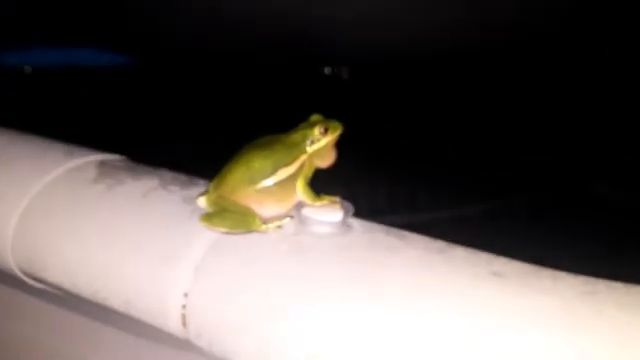
#> input picture frame 126 of Project/hough_examples_frog/frog_example.mp4, 640 x 360 px, given in place of video_batch_01.mp4, which was not available
$ jupyter execute --allow-errors AirSacTracking_lara_testing.ipynb   (text cells are left out)
#> lines starting #> are read from the running program, lines starting #| are printed output that depends on the picture; after the words box and inside, x2 and y2 are one past the last pixel; in counts of white or black regions, pixels touching at a corner belong together; pictures that were not available may be replaced by others from this repository, and a replacement may not be noted
[cell 1]
# import the necessary packages
import numpy as np
import argparse
import cv2
import pandas as pd
from skimage import io, feature, color, measure, draw, img_as_float
import numpy as np
import csv
import random2
import statistics
import scipy
from scipy import signal
from scipy.signal import savgol_filter
import matplotlib.pyplot as plt

#resused code from
#https://pyimagesearch.com/2014/07/21/detecting-circles-images-using-opencv-hough-circles/
#https://stackoverflow.com/questions/31705355/how-to-detect-circlular-region-in-images-and-centre-it-with-python

#> (a cell that did not finish here is left out)

[cell 3]
# preprocessing, choosing a roi on the tracking results of 50 random samples from input file

#https://github.com/patchy631/machine-learning/blob/main/computer_vision/cv2_edge_detection.ipynb

videofolder= '../Video/'
videofilename = 'June16_20.mp4'
# Opens the Video file
cap = cv2.VideoCapture(videofolder+videofilename)
totalFrames = cap.get(cv2.CAP_PROP_FRAME_COUNT)

frameWidth = cap.get(cv2.CAP_PROP_FRAME_WIDTH)
frameHeight = cap.get(cv2.CAP_PROP_FRAME_HEIGHT)
fps = cap.get(cv2.CAP_PROP_FPS)   #fps = frames per second


#set up empty output dataframe
column_names = ['x','y', 'r', 'frame'] # what do we need to save from this?
df_round_1 = pd.DataFrame(columns = column_names)

# initialize parameters for pre-processing (used in cv2.convertScaleAbs)
alpha = 2 #1.5
beta = 20 #30

#croppedFrame = frame[int(roi[1]): int(roi[1]+roi[3]),
#                     int(roi[0]):int(roi[0]+roi[2])]

#we define a sequence of 50 ints first, with random numbers of "totalFrames" using sample() because that is sampling without replacement
# then we loop over that list of numbers
# we need an if to check, whether there is >= 50 frames in the video

vector = range(0, int(totalFrames), 1)
#> (the rest of this cell did not finish here and is left out)

[cell 4]
videofolder= '../Video/'
videofilename = 'June16_20.mp4'
# Opens the Video file
cap = cv2.VideoCapture(videofolder+videofilename)
frameWidth = cap.get(cv2.CAP_PROP_FRAME_WIDTH)
frameHeight = cap.get(cv2.CAP_PROP_FRAME_HEIGHT)
fps = cap.get(cv2.CAP_PROP_FPS)   #fps = frames per second

#output video
out = cv2.VideoWriter('./Output/output_'+videofilename,cv2.VideoWriter_fourcc(*'MP4V'), fps,
                      (int(frameWidth), int(frameHeight)))
out_2 = cv2.VideoWriter('./Output/output_processed_'+videofilename,cv2.VideoWriter_fourcc(*'MP4V'), fps,
                      (int(frameWidth), int(frameHeight)))
#set up empty output dataframe
column_names = ['frame','roi_x1','roi_y1','roi_x2', 'roi_y2', # info on region of interest for repetability
                'x','y', 'r', 'inputvideo','input_id',                    # actual results
                'alpha', 'beta',                              # values of brightness and contrast pre processing
                'dp', 'minDist', 'param1', 'param2', 'minRadius',' maxRadius'] # parameters of hough circle transform
df = pd.DataFrame(columns = column_names)

#initialize iterator
i=0
# initialize parameters for pre-processing (used in cv2.convertScaleAbs)
alpha = 2 #1.5
beta = 20 #30

# ROI, define a region of interest by mouse click on the first frame
#ret,frame = cap.read()
    # select ROI
#roi  = cv2.selectROI('select the area', frame)

# order of parameters saved as roi with cv2.selectROI [Top_Left_X, Top_Left_Y, Width, Height]
#roi = [821, 351, 612, 488]       # if you want to re run a particular roi, input the roi values here

#croppedFrame = frame[int(roi[1]): int(roi[1]+roi[3]),
#                     int(roi[0]):int(roi[0]+roi[2])]

#> (the rest of this cell did not finish here and is left out)

[cell 5]
#smoothing of x,y and r of circles
# https://docs.scipy.org/doc/scipy/reference/generated/scipy.signal.filtfilt.html
#read raw data
videofolder= '../Video/'
videofilename = 'June16_20.mp4'
filename =  'airsacradius_results_' + videofilename + '.csv'
#> (the rest of this cell did not finish here and is left out)

#> (a cell that did not finish here is left out)

[cell 7]
# to do:

#save smoothed parameters in a way, that per row ( i.e. per frame) framenr and videoname are saved in the
# format of the manually tracked ones: framenr_1_framevid_June09_01.jpeg
# --> delete the jpeg part in the manully tracked ones, built the name for the saving by pasting it together

#'framenr_' + i + '_framevid_' + videofilename

#something like that, check whether it has to be i-1, because of how python indexes and how we start counting

[cell 8]
videofolder= '../Video/'
videofilename = 'video_batch_01.mp4'

column_names = ['frame','x','y', 'r', 'inputfile',                                    # actual results
                'alpha', 'beta','canny_min', 'canny_max','erode_it_1','erode_it_2',   # values of brightness and contrast pre processing
                'param2']                                                             # parameters of hough circle transform


# constants (define parameters for HoughTransform outside of function to be able to save and manipulate easier)
dp = 1
minDist = 10000
param1 = 10
# param2 is defined in loops
minRadius = 5
maxRadius = 250

# set up dataframe to save results
global df
df = pd.DataFrame(columns = column_names)

# loops for different parameter combinations
for alpha in [0.5,1,1.5,2]:
#for alpha in [0.5]:
    for beta in [10,20,30,40,50,60]:
    #for beta in [10]:
        for canny_min in [5,10,15,20,25,30]:
        #for canny_min in [5]:
            for canny_max in [30,35,40,45,50,55,60]:
            #for canny_max in [30]:
                for erode_it_1 in [6,7,8,9,10,11,12]:
                #for erode_it_1 in [10]:
                    for erode_it_2 in [2,3,4,5,6]:
                    #for erode_it_2 in [2]:
                        for param2 in [5,10,15,20]:
                            # Opens the Video file
                            cap = cv2.VideoCapture(videofolder+videofilename)
                            frameWidth = cap.get(cv2.CAP_PROP_FRAME_WIDTH)
                            frameHeight = cap.get(cv2.CAP_PROP_FRAME_HEIGHT)
                            fps = cap.get(cv2.CAP_PROP_FPS)   #fps = frames per second
                            #initialize iterator
                            i=0
                            while(cap.isOpened()):
                                ret, frame = cap.read()
#> frame is the input picture: shape (360, 640, 3); mean B, G, R 86.7, 91, 98.5
                                if ret == False:
                                    break
                                ############################detect circles
                                output=frame.copy()
                                # transform to grayscale image only using the roi part of the image
                                gray = cv2.cvtColor(frame, cv2.COLOR_BGR2GRAY)
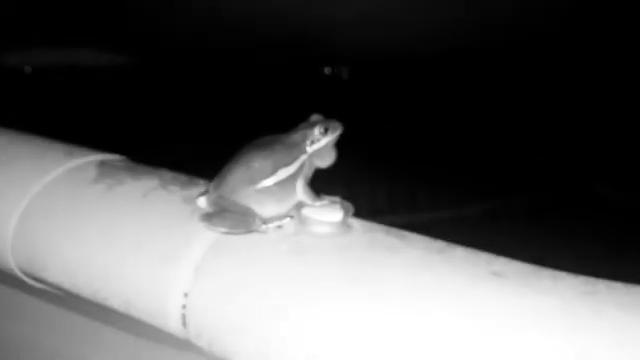
#> gray: shape (360, 640); min 0, max 255, mean 92.8
                                output_gray=gray.copy()
                                # increasing brightness and contrast
                                gray_light = cv2.convertScaleAbs(gray, alpha=alpha, beta=beta)
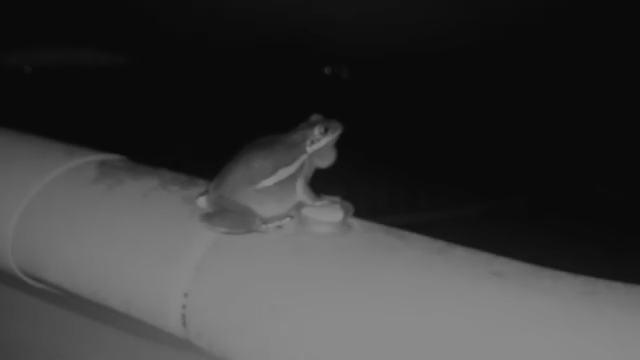
#> gray_light: shape (360, 640); min 10, max 138, mean 56.4
                                # apply GuassianBlur to reduce noise. medianBlur is also added for smoothening, reducing noise.
                                gray = cv2.GaussianBlur(gray_light,(11,11),0)
                                gray = cv2.medianBlur(gray, 19)
                                ##thresholded edge contouring
                                hist = cv2.equalizeHist(gray)
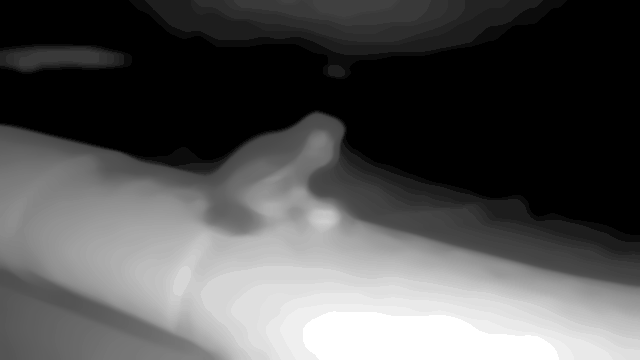
#> hist: shape (360, 640); min 0, max 255, mean 83.1
                                gamma = 2
                                invGamma = 1/gamma
                                table = np.array([((i / 255.0) ** invGamma) * 255
                                                  for i in np.arange(0, 256)]).astype("uint8")
                                gamm = cv2.LUT(hist, table, hist)
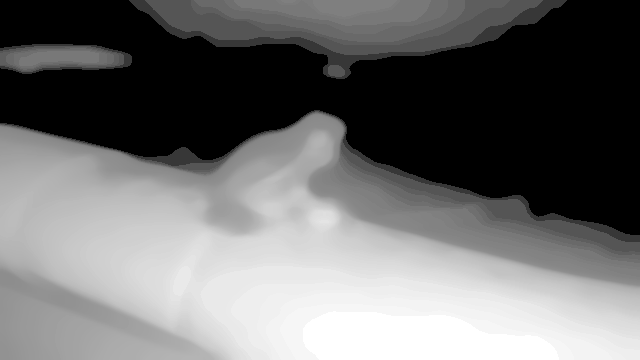
#> gamm: shape (360, 640); min 0, max 255, mean 110.1
                                #submitted = cv2.Canny(gamm, 10, 50)            # why is minVal bigger than maxValue? original code was (gamm, 20, 10)
                                submitted = cv2.Canny(gamm, canny_min, canny_max)
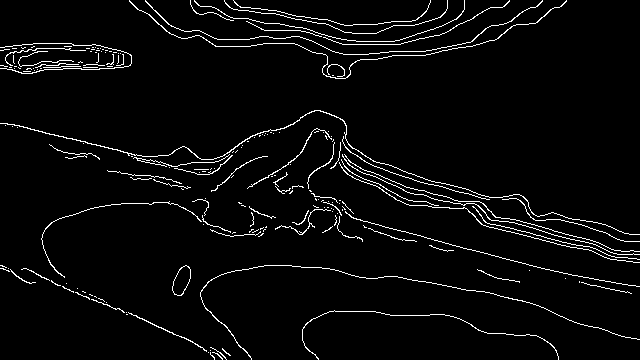
#> submitted: shape (360, 640); 3.8% white in thin lines or dots
                                submitted = cv2.GaussianBlur(submitted,(7,7),0)
                                submitted = cv2.threshold(submitted, 25, 255, cv2.THRESH_BINARY)[1]
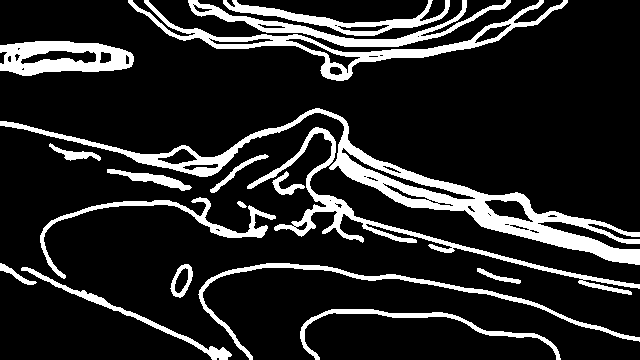
#> submitted: shape (360, 640); 15.4% white; 18 white regions, largest, box (x1, y1, x2, y2) and area: (0, 108, 640, 265) 10498, (128, 0, 568, 81) 4251, (247, 127, 640, 295) 3989
                                submitted = cv2.dilate(submitted, None, iterations=9)
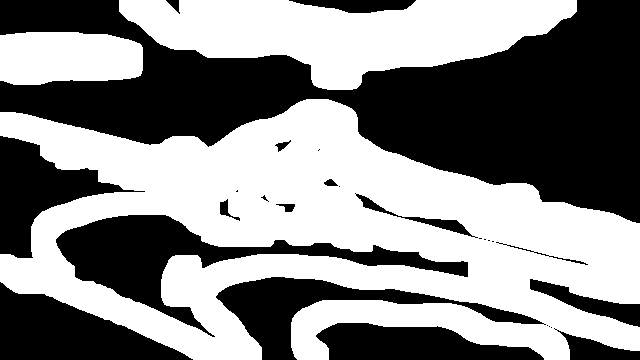
#> submitted: shape (360, 640); 52.8% white; 27 black regions (11 under 20 px), largest, box (x1, y1, x2, y2) and area: (0, 0, 640, 223) 63751, (56, 215, 468, 337) 12116, (0, 282, 193, 360) 8148
                                #submitted = cv2.erode(submitted, None, iterations=10)
                                submitted = cv2.erode(submitted, None, iterations=erode_it_1)
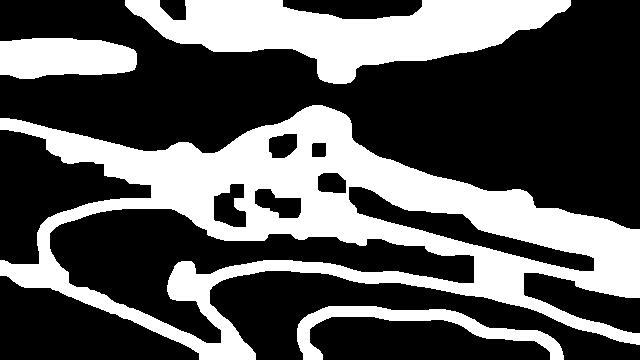
#> submitted: shape (360, 640); 35% white; 4 white regions, box (x1, y1, x2, y2) and area: (0, 105, 640, 360) 53064, (125, 0, 571, 84) 19173, (0, 38, 137, 79) 4703, (297, 306, 564, 360) 3697
                                submitted = cv2.GaussianBlur(submitted,(7,7),0)
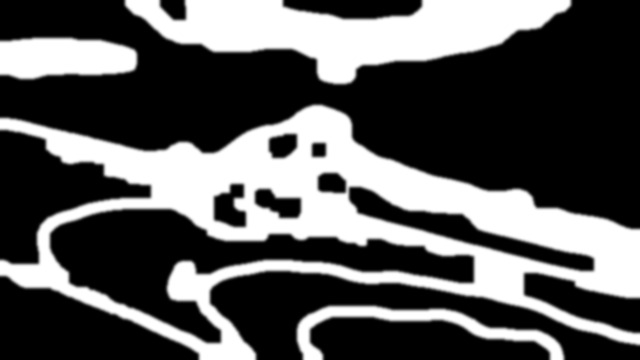
#> submitted: shape (360, 640); min 0, max 255, mean 89.2
                                #submitted = cv2.erode(submitted, None, iterations=4)
                                submitted = cv2.erode(submitted, None, iterations=erode_it_2)
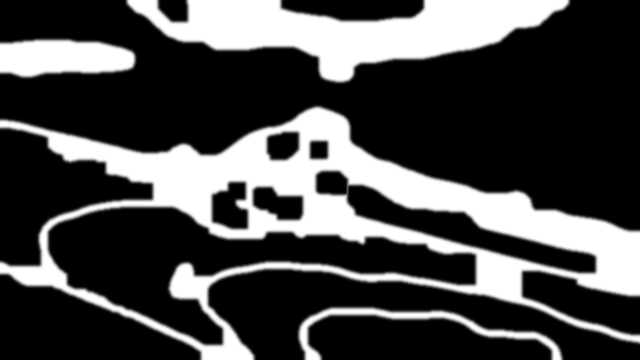
#> submitted: shape (360, 640); min 0, max 255, mean 73.5

                                #track demicircles (note original prototype values: dp = 1, minDist = 10000, param1=1, param2=10, minRadius = 5, maxRadius= 250)
                                circles = cv2.HoughCircles(submitted, cv2.HOUGH_GRADIENT,
                                                           dp = dp,minDist = minDist,
                                                           param1 = param1,param2 = param2,
                                                           minRadius = minRadius, maxRadius = maxRadius)
#> circles = [[227.5, 162.5, 181.8]]

                                if circles is not None:
                                    circles = np.round(circles[0, 0:1]).astype("int")
#> circles = [[228, 162, 182]]
                                cv2.waitKey(1)
                                i=i+1

                                new_row = [i, circles[0,0], circles[0,1],circles [0,2], videofilename, alpha, beta, canny_min, canny_max,erode_it_1,erode_it_2,param2]
#> new_row = [1, 228, 162, 182, 'video_batch_01.mp4', 0.5, 10, 5, 30, 6, 2, 5]
                                df.loc[len(df)]=new_row

print('done')
#we will save after the loop is done
videofilename_input = videofilename.split('.')[0]
#filename =  'sens_analysis_' + str(alpha) + '_' + str(beta) + '_' + str(canny_min)+ '_' + str(canny_max) + '_' + str(erode_it_1) + '_' + str(erode_it_2)+ '_' + str(param2) + '_' + videofilename_input + '.csv'
filename = 'sens_analysis_all_comb_' + videofilename_input + '.csv'
df.to_csv(filename, sep = ',')

# cleaning up
cap.release()
cv2.destroyAllWindows()

$ run again, starting later in the video
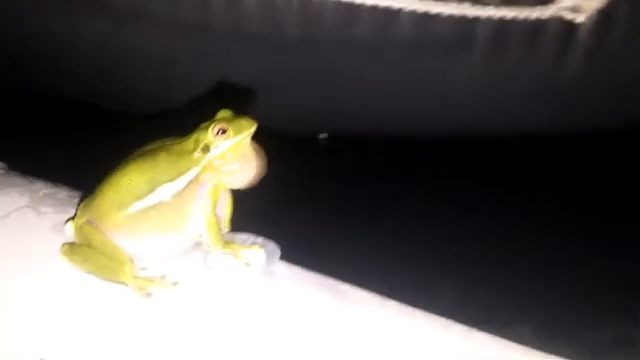
#> input picture frame 568 of Project/hough_examples_frog/frog_example.mp4, 640 x 360 px, given in place of video_batch_01.mp4, which was not available
#> frame is the input picture: shape (360, 640, 3); mean B, G, R 84.2, 88.5, 91.9
#> `submitted = cv2.Canny(gamm, canny_min, canny_max)`:
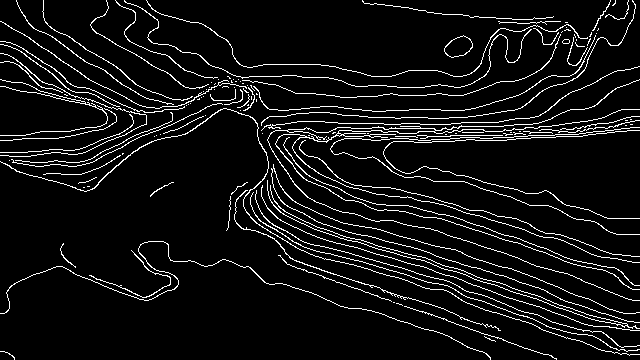
#> submitted: shape (360, 640); 7.2% white in thin lines or dots
#> `submitted = cv2.erode(submitted, None, iterations=erode_it_2)`:
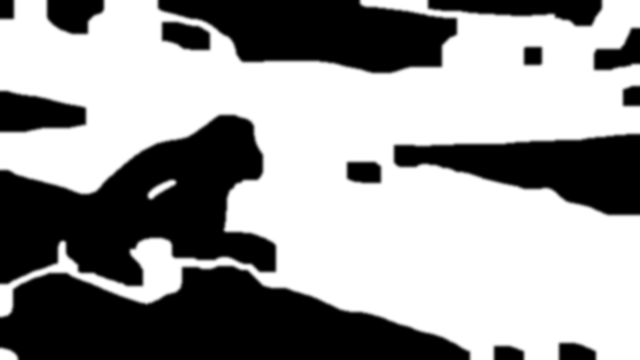
#> submitted: shape (360, 640); min 0, max 255, mean 151.6
#> `circles = cv2.HoughCircles(submitted, cv2.HOUGH_GRADIENT, dp = dp,minD..`: circles = [[281.5, 357.5, 249.4]]
#> `circles = np.round(circles[0, 0:1]).astype("int")`: circles = [[282, 358, 249]]
#> new_row = [1, 282, 358, 249, 'video_batch_01.mp4', 0.5, 10, 5, 30, 6, 2, 5]

$ run again, starting later in the video
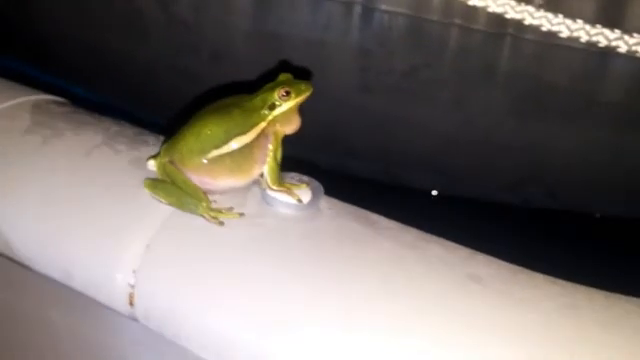
#> input picture frame 1011 of Project/hough_examples_frog/frog_example.mp4, 640 x 360 px, given in place of video_batch_01.mp4, which was not available
#> frame is the input picture: shape (360, 640, 3); mean B, G, R 107.2, 111.5, 118.5
#> `submitted = cv2.erode(submitted, None, iterations=erode_it_2)`:
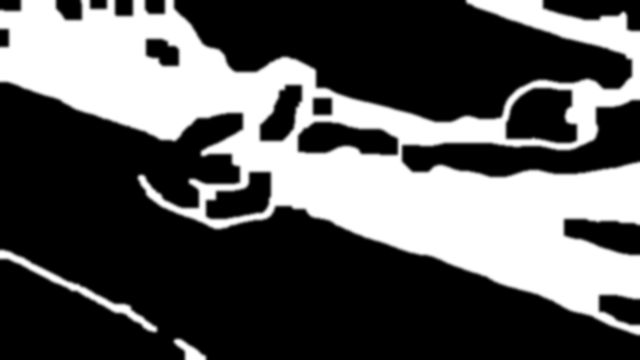
#> submitted: shape (360, 640); min 0, max 255, mean 88.1
#> `circles = cv2.HoughCircles(submitted, cv2.HOUGH_GRADIENT, dp = dp,minD..`: circles = [[467.5, 350.5, 208.9]]
#> `circles = np.round(circles[0, 0:1]).astype("int")`: circles = [[468, 350, 209]]
#> new_row = [1, 468, 350, 209, 'video_batch_01.mp4', 0.5, 10, 5, 30, 6, 2, 5]
